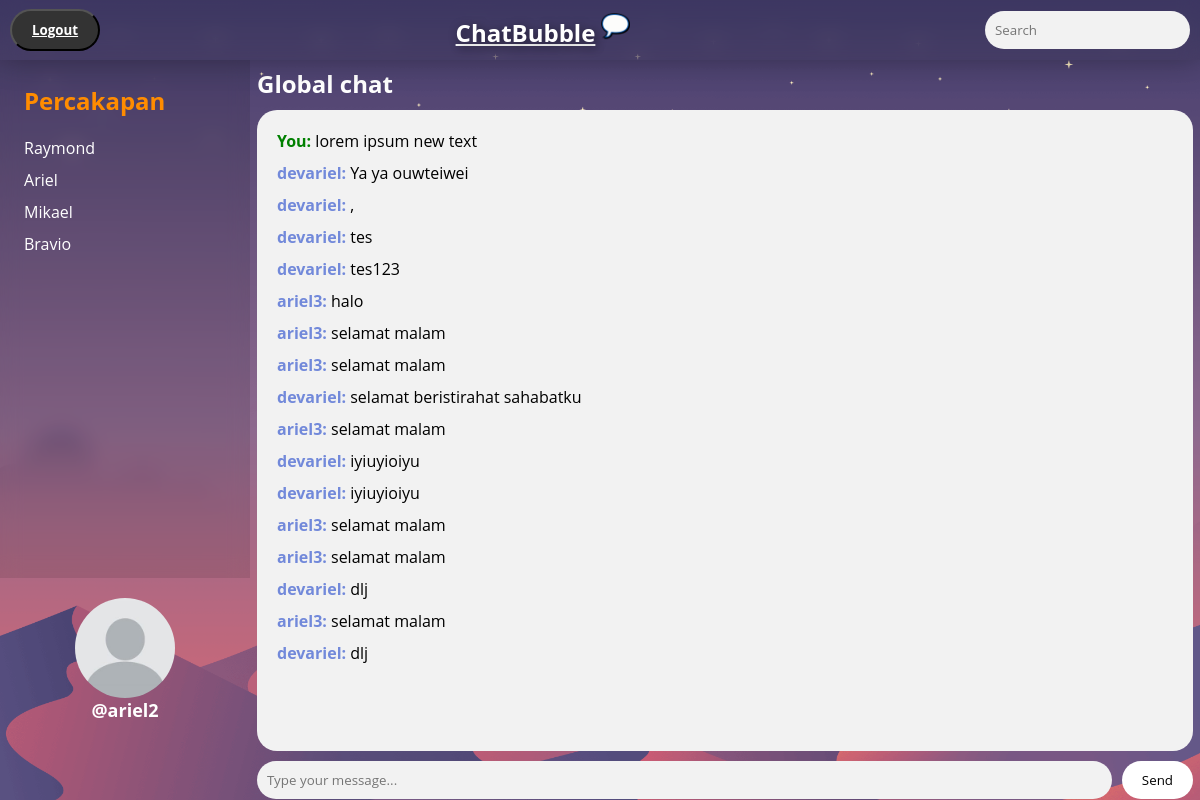
The page /login/chatbubble.php (signed in) on the database its author committed.
### tables this page shows
CREATE TABLE `message` (
  `message_id` int(11) NOT NULL,
  `username` varchar(50) NOT NULL,
  `isi_pesan` varchar(255) NOT NULL,
  `waktu_terkirim` datetime NOT NULL DEFAULT current_timestamp(),
  `isi_media` varchar(255) DEFAULT NULL
);

### login/koneksi.php (called while the page is built, shortened)
<?php
    $db = mysqli_connect("localhost", "root", "", "useraccount");
    function query($query) {
        global $db;
        $result = mysqli_query($db, $query);
        $rows = [];
        while( $row = mysqli_fetch_assoc($result) ) {
            $rows[] = $row;
        }
        return $rows;
    }
?>

### login/chatbubble.php (the view, shortened to what this page needs)
<?php
  require 'koneksi.php';
  $username = $_SESSION["username"];
  $account = query("SELECT * FROM admin_account WHERE username = '$username'")[0];
  $globalM = query("SELECT * FROM `message`");
?>
<!DOCTYPE html>
<html>
  <head>
    <link href="chatbubble.css" rel="stylesheet" type="text/css">
  </head>
  <body>
    <header class="navbar">
      <nav id="logout">
        <ul>
          <a href="logout.php">
          <button id="logout-btn" >Logout</button>
          </a>
        </ul>
      </nav>
      <nav id="name">
        <div class="logo"><a href="#">ChatBubble</a>
          <img src="../chatbubble.png" alt="chatbubble">
        </div>
      </nav>
      <div class="search-box">
        <input type="text" placeholder="Search">
      </div>
    </header>
    <main>
      <div class="side-bar">
        <div class="Percakapan">
          <h2>Percakapan</h2>
          <ul>
            <li><a href="#">Raymond</a></li>
            <li><a href="#">Ariel</a></li>
            <li><a href="#">Mikael</a></li>
            <li><a href="#">Bravio</a></li>
          </ul>
        </div>
        <div class="user-profile">
          <img class="profile-pic" src="UserProfile/<?= $account['picture']; ?>" onclick="showUploadPopup()">
          <p class="user-profile-name">@<?= $username ?></p>
        </div>
      </div>
      <div class="chat">
        <h2>Global chat</h2>
        <div class="chat-box">
          <?php foreach( $globalM as $row ) : ?>
            <?php if( $username == $row["username"] ) : ?>
              <p><strong style="color:green;">You:</strong> <?= $row["isi_pesan"] ?></p>
              <?php continue; ?>
            <?php endif; ?>
              <p><strong><?= $row["username"] ?>:</strong> <?= $row["isi_pesan"] ?></p>
          <?php endforeach; ?>
        </div>
        <form class="form" action="" method="post">
          <input  name="yourMessage" type="text" placeholder="Type your message..." required>
          <button name="sendM" type='submit' onclick="chating()" >Send</button>
        </form>
      </div>
    </main>
  </body>
</html>

### login/chatbubble.css (style rules this page uses)
* { margin: 0; padding: 0; box-sizing: border-box; font-family: 'Open Sans', sans-serif; }
body { height: 100%; width: 100%; background-color: #000; background-image: url('wallpaper.png'); background-size: cover; background-position: center; background-attachment: fixed; margin: 0; padding: 0; font-family: Arial, sans-serif; transition: background-image 1s ease-in-out; }
main { display: block; position: relative; width: 100%; height: calc(100vh - 60px); top: 60px; margin-top: 60px auto 0px; justify-content: space-between; }
header { position: sticky; padding: 0 2rem; }
.navbar { position: fixed; top: 0; left: 0; width: 100%; height: 60px; display: flex; justify-content: space-between; align-items: center; padding: 10px; backdrop-filter: blur(10px); background-color: rgba(10, 10, 10, 0.1); box-shadow: 0 0 30px rgba(0, 0, 0, 0.3); z-index: 9999; }
.navbar .logo a { font-size: 1.5rem; font-weight: bold; text-shadow: 2px 2px 10px rgba(0, 0, 0, 0.5); }
a { color: #fff; }
.logo { text-decoration: none; }
.logo img { width: 30px; height: auto; }
#logout-btn { background-color: #333; color: #fff; padding: 10px 20px; border-radius: 100px; cursor: pointer; font-weight: bold; display: flex; }
.search-box { display: flex; align-items: center; background-color: #f2f2f2; border-radius: 20px; padding: 10px; }
.search-box input[type="text"] { border: none; background-color: transparent; margin-right: 10px; width: 100%; }
.side-bar { margin: 0; display: inline-flex; position: relative; flex-direction: column; height: 100%; width: 250px; }
.Percakapan { display: block; position: relative; overflow-y: auto; backdrop-filter: blur(10px); background-color: rgba(10, 10, 10, 0.1); width: inherit; height: 70%; padding: 1.5rem; z-index: 1; }
.Percakapan h2 { font-size: 24px; margin-bottom: 20px; font-weight: bold; color: #ff8c00; }
.Percakapan ul { list-style: none; margin: 0; padding: 0; }
.Percakapan li { margin-bottom: 10px; }
.Percakapan a { text-decoration: none; color: #fff; }
.user-profile { display: flex; position: relative; flex-direction: column; justify-content: center; align-items: center; height: fit-content; padding-top: 20px; width: inherit; z-index: 999999; }
.profile-pic { width: 100px; height: 100px; border-radius: 50%; overflow: hidden; object-fit: cover; }
.user-profile-name { font-size: 18px; font-weight: bold; color: white; text-align: center; }
.chat { display: inline-block; position: absolute; flex-basis: 50%; padding: 7px; width: calc(100vw - 250px); height: 100%; z-index: 2; }
.chat h2 { padding: 0px; font-size: 24px; font-weight: bold; color: white; }
.chat-box { overflow-y: auto; height: calc(100% - 85px ); background-color: #f2f2f2; border-radius: 20px; padding: 20px; margin-top: 10px; margin-bottom: 10px; }
.chat-box p { margin: 0; padding: 0; margin-bottom: 10px; }
.chat-box strong { color: #7289da; }
.form { display: flex; align-items: center; }
.form input[type="text"] { border: none; background-color: #f2f2f2; border-radius: 20px; padding: 10px; flex-grow: 1; margin-right: 10px; }
.form button { background-color: #fff; color: #000; border: none; border-radius: 20px; padding: 10px 20px; cursor: pointer; }

### rows shown on the page
message: isi_pesan "lorem ipsum new text"
message: username "devariel", isi_pesan "Ya ya ouwteiwei"
message: username "devariel", isi_pesan ","
message: username "devariel", isi_pesan "tes"
message: username "devariel", isi_pesan "tes123"
message: username "ariel3", isi_pesan "halo"
message: username "ariel3", isi_pesan "selamat malam"
message: username "ariel3", isi_pesan "selamat malam"
message: username "devariel", isi_pesan "selamat beristirahat sahabatku"
message: username "ariel3", isi_pesan "selamat malam"
message: username "devariel", isi_pesan "iyiuyioiyu"
message: username "devariel", isi_pesan "iyiuyioiyu"
message: username "ariel3", isi_pesan "selamat malam"
message: username "ariel3", isi_pesan "selamat malam"
message: username "devariel", isi_pesan "dlj"
message: username "ariel3", isi_pesan "selamat malam"
message: username "devariel", isi_pesan "dlj"

### other values the page prints
$username "ariel2"
